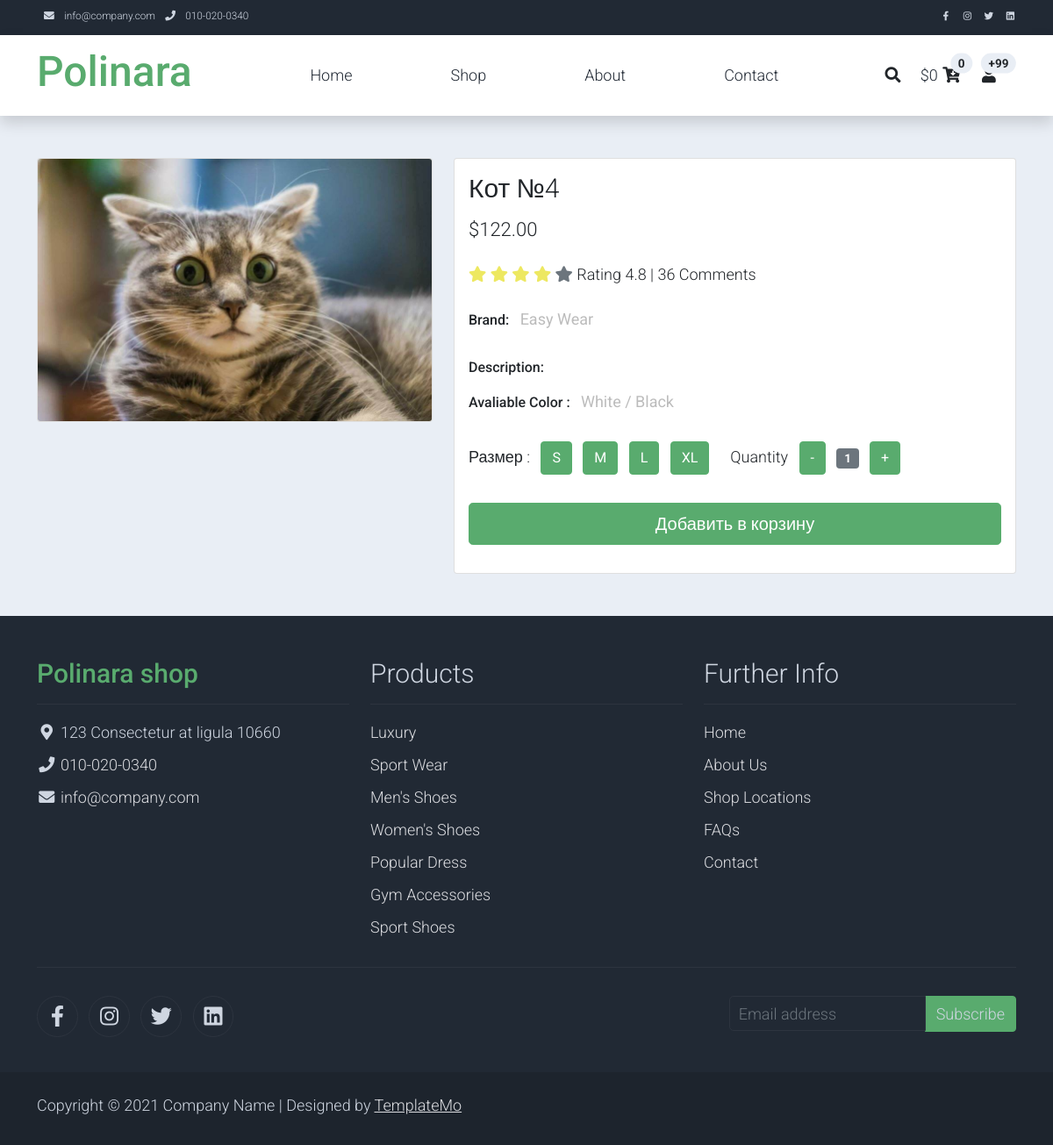
The page /6/kot-4/ on the database its author committed.
### shop/models.py (models this page shows, shortened)
class Product(models.Model):
    category = models.ForeignKey(Category, related_name='products', on_delete=models.CASCADE)
    name = models.CharField(max_length=200, db_index=True)
    slug = models.SlugField(max_length=200, db_index=True)
    image = models.ImageField(upload_to='products/%Y/%m/%d', blank=True)
    description = models.TextField(blank=True)
    price = models.DecimalField(max_digits=10, decimal_places=2)
    stock = models.PositiveIntegerField()
    available = models.BooleanField(default=True)
    created = models.DateTimeField(auto_now_add=True)
    updated = models.DateTimeField(auto_now=True)
    class Meta:
        ordering = ('name',)
        index_together = (('id', 'slug'),)

### shop/views.py (the view)
# urls.py: path('<str:id>/<str:slug>/', views.product_detail, name='product_detail'),
def product_detail(request, id, slug):
    product = get_object_or_404(Product,
                                id=id,
                                slug=slug,
                                available=True)
    cart_product_form = CartAddProductForm()
    return render(request,
                  'shop/product/detail.html',
                  {'product': product,
                  'cart_product_form': cart_product_form})

### cart/forms.py
class CartAddProductForm(forms.Form):
    quantity = forms.TypedChoiceField(choices=PRODUCT_QUANTITY_CHOICES, coerce=int, label='Количество')
    update = forms.BooleanField(required=False, initial=False, widget=forms.HiddenInput)

### cart/cart.py (called while the page is built)
    def __len__(self):
        return sum(item['quantity'] for item in self.cart.values())

    def get_total_price(self):
        return sum(Decimal(item['price']) * item['quantity'] for item in
                self.cart.values())

### cart/context_processors.py (called while the page is built)
def cart(request):
    return {'cart': Cart(request)}

### shop/templates/shop/product/detail.html (shortened to what this page needs)
{% extends "shop/base.html" %}
{% load static %}
{% block content %}
    <section class="bg-light">
        <div class="container pb-5">
            <div class="row">
                <div class="col-lg-5 mt-5">
                    <div class="card mb-3">
                        <img class="card-img img-fluid" src="{{ product.image.url }}" alt="Card image cap" id="product-detail">
                    </div>
                </div>
                <div class="col-lg-7 mt-5">
                    <div class="card">
                        <div class="card-body">
                            <h1 class="h2">{{ product.name }}</h1>
                            <p class="h3 py-2">${{ product.price }}</p>
                            <p class="py-2">
                                <i class="fa fa-star text-warning"></i>
                                <i class="fa fa-star text-warning"></i>
                                <i class="fa fa-star text-warning"></i>
                                <i class="fa fa-star text-warning"></i>
                                <i class="fa fa-star text-secondary"></i>
                                <span class="list-inline-item text-dark">Rating 4.8 | 36 Comments</span>
                            </p>
                            <ul class="list-inline">
                                <li class="list-inline-item">
                                    <h6>Brand:</h6>
                                </li>
                                <li class="list-inline-item">
                                    <p class="text-muted"><strong>Easy Wear</strong></p>
                                </li>
                            </ul>
                            <h6>Description:</h6>
                            <ul class="list-inline">
                                <li class="list-inline-item">
                                    <h6>Avaliable Color :</h6>
                                </li>
                                <li class="list-inline-item">
                                    <p class="text-muted"><strong>White / Black</strong></p>
                                </li>
                            </ul>
                            <form action="{% url "cart:cart_add" product.id %}" method="post">
                                <div class="row">
                                    <div class="col-auto">
                                        <ul class="list-inline pb-3">
                                            <li class="list-inline-item">Размер :
                                            </li>
                                            <li class="list-inline-item"><span class="btn btn-success btn-size">S</span></li>
                                            <li class="list-inline-item"><span class="btn btn-success btn-size">M</span></li>
                                            <li class="list-inline-item"><span class="btn btn-success btn-size">L</span></li>
                                            <li class="list-inline-item"><span class="btn btn-success btn-size">XL</span></li>
                                        </ul>
                                    </div>
                                    <div class="col-auto">
                                        <ul class="list-inline pb-3">
                                            <li class="list-inline-item text-right">
                                                Quantity
                                            </li>
                                            <li class="list-inline-item"><span class="btn btn-success" id="btn-minus">-</span></li>
                                            <li class="list-inline-item"><span class="badge bg-secondary" id="var-value">1</span></li>
                                            <li class="list-inline-item"><span class="btn btn-success" id="btn-plus">+</span></li>
                                        </ul>
                                    </div>
                                </div>
                                <div class="row pb-3">
                                    <div class="col d-grid">
                                        <button type="submit" class="btn btn-success btn-lg" name="submit" value="addtocard">Добавить в корзину</button>
                                    </div>
                                </div>
                            </form>
                        </div>
                    </div>
                </div>
            </div>
        </div>
    </section>
{% endblock %}

### shop/static/css/templatemo.css (style rules this page uses)
body, ul, li, p, a, label, input, div { font-family: 'Roboto', sans-serif; font-size: 18px !important; font-weight: 300 !important; }
.h2 { font-family: 'Roboto', sans-serif; font-size: 30px !important; font-weight: 300; }
.h3 { font-family: 'Roboto', sans-serif; font-size: 22px !important; }
.text-warning { color: #ede861 !important; }
.text-muted { color: #bcbcbc !important; }
.bg-light { background-color: #e9eef5 !important; }
.btn-success { background-color: #59ab6e !important; border-color: #56ae6c !important; }

### shop/static/css/created.css (style rules this page uses)
* { margin: 0; padding: 0 }

### rows shown on the page
Product: image (picture), name "Кот №4", price "122.00"

### other values the page prints
{{ cart.get_total_price }} "0"
{{ total_items }} "0"
